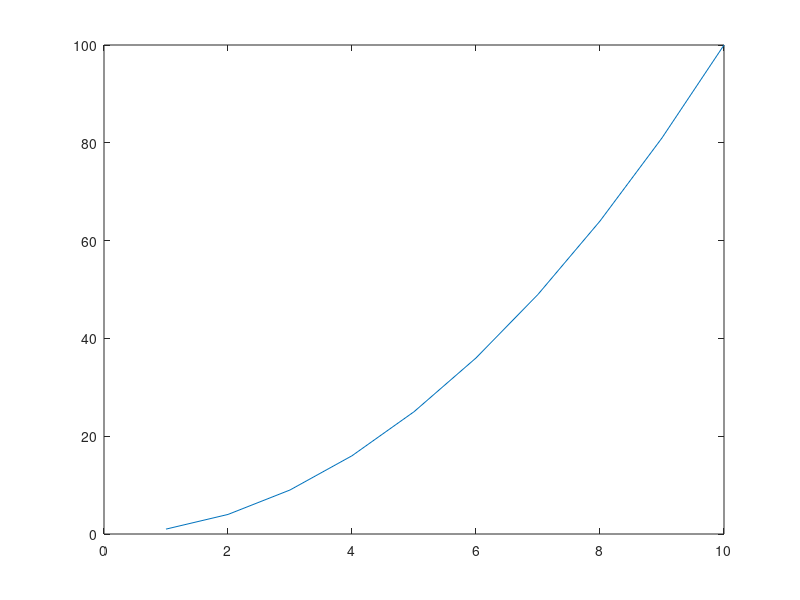

MATLAB code to generate this figure:
%Exercise02_MatlabBasics_04
clear
clc
for i=1:10
    fprintf('Hello World!\n');
end

% Write a script that writes the numbers from 1 to 10 to an array x
% Then assigns the squares to an array y
% And finally plots the mathematical function

x=[1:1:10]
y=x.^2
plot(x,y)